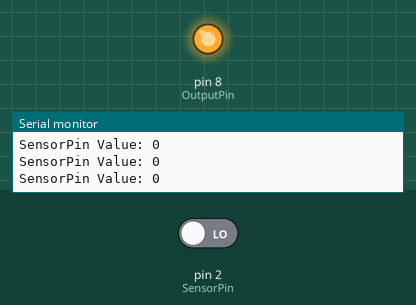
Simulated run of this sketch. Board: Arduino Uno, built with avr-gcc and run on an emulated ATmega328P. Shown: output pins drawn as LEDs (lit = HIGH), the last lines printed to the serial monitor. Dashed ring = blinking. The test bench sets the inputs (shaded band); at power-on: pin 2 (SensorPin) LOW.

Above: at 1.2 s.
1.3 s: pin 2 (SensorPin) driven HIGH
At 2.6 s:
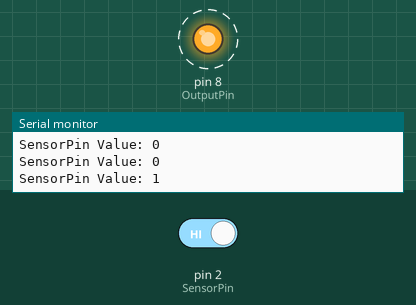
4.3 s: pin 2 (SensorPin) driven LOW
At 5.1 s:
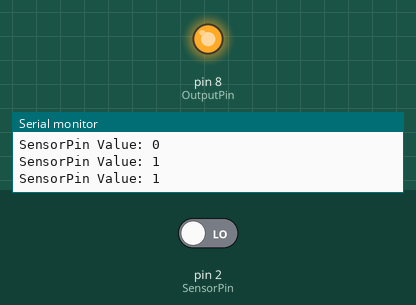
Timing chart, 0 to 7.3 s (numbered marks = the images above; inputs shaded):
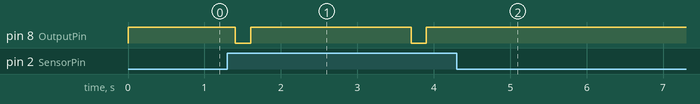

The sketch:

SANITIZER_CSKM.ino
```cpp
int SensorPin = 2;
int OutputPin = 8;

void setup() {
  pinMode(OutputPin, OUTPUT);
  pinMode(SensorPin, INPUT);
  digitalWrite(OutputPin, HIGH);
  Serial.begin(9600);
}

void loop() {
  int SensorValue = digitalRead(SensorPin);

  Serial.print("SensorPin Value: ");
  Serial.println(SensorValue);
  delay(100);
   if (SensorValue==HIGH){ // LOW MEANS Object Detected
    digitalWrite(OutputPin, LOW);
    delay(200);
    digitalWrite(OutputPin, HIGH);
    delay(2000);
  }
  else
  {
    digitalWrite(OutputPin, HIGH);
  }
}
```

Measured:
- after the input at 1.3 s, pin 8 (OutputPin): alternates HIGH for 2.1 s and LOW for 0.20 s, starting after 0.10 s
- after the input at 4.3 s, pin 8 (OutputPin): stops changing and stays HIGH
